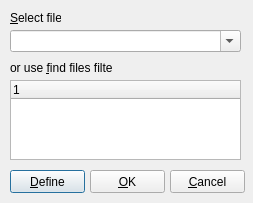
<ui version="4.0" >
 <class>qdSelectFiles</class>
 <widget class="QDialog" name="qdSelectFiles" >
  <property name="geometry" >
   <rect>
    <x>0</x>
    <y>0</y>
    <width>253</width>
    <height>203</height>
   </rect>
  </property>
  <property name="windowTitle" >
   <string>Dialog</string>
  </property>
  <widget class="QLabel" name="label" >
   <property name="geometry" >
    <rect>
     <x>10</x>
     <y>10</y>
     <width>51</width>
     <height>16</height>
    </rect>
   </property>
   <property name="text" >
    <string>&amp;Select files</string>
   </property>
   <property name="buddy" >
    <cstring>qcbFilter</cstring>
   </property>
  </widget>
  <widget class="QLabel" name="label_2" >
   <property name="geometry" >
    <rect>
     <x>10</x>
     <y>60</y>
     <width>102</width>
     <height>16</height>
    </rect>
   </property>
   <property name="text" >
    <string>or use &amp;find files filter:</string>
   </property>
   <property name="buddy" >
    <cstring>qtwFindSets</cstring>
   </property>
  </widget>
  <widget class="QPushButton" name="qpbDefine" >
   <property name="geometry" >
    <rect>
     <x>10</x>
     <y>170</y>
     <width>75</width>
     <height>23</height>
    </rect>
   </property>
   <property name="text" >
    <string>&amp;Define</string>
   </property>
  </widget>
  <widget class="QPushButton" name="qpbCancel" >
   <property name="geometry" >
    <rect>
     <x>170</x>
     <y>170</y>
     <width>75</width>
     <height>23</height>
    </rect>
   </property>
   <property name="text" >
    <string>&amp;Cancel</string>
   </property>
  </widget>
  <widget class="QComboBox" name="qcbFilter" >
   <property name="geometry" >
    <rect>
     <x>10</x>
     <y>30</y>
     <width>231</width>
     <height>22</height>
    </rect>
   </property>
   <property name="editable" >
    <bool>true</bool>
   </property>
  </widget>
  <widget class="QPushButton" name="qpbOK" >
   <property name="geometry" >
    <rect>
     <x>90</x>
     <y>170</y>
     <width>75</width>
     <height>23</height>
    </rect>
   </property>
   <property name="text" >
    <string>&amp;OK</string>
   </property>
  </widget>
  <widget class="QTreeWidget" name="qtwFindSets" >
   <property name="geometry" >
    <rect>
     <x>10</x>
     <y>80</y>
     <width>231</width>
     <height>80</height>
    </rect>
   </property>
   <property name="rootIsDecorated" >
    <bool>false</bool>
   </property>
  </widget>
 </widget>
 <resources/>
 <connections>
  <connection>
   <sender>qpbOK</sender>
   <signal>clicked(bool)</signal>
   <receiver>qdSelectFiles</receiver>
   <slot>accept()</slot>
   <hints>
    <hint type="sourcelabel" >
     <x>131</x>
     <y>211</y>
    </hint>
    <hint type="destinationlabel" >
     <x>130</x>
     <y>131</y>
    </hint>
   </hints>
  </connection>
  <connection>
   <sender>qpbCancel</sender>
   <signal>clicked(bool)</signal>
   <receiver>qdSelectFiles</receiver>
   <slot>reject()</slot>
   <hints>
    <hint type="sourcelabel" >
     <x>211</x>
     <y>211</y>
    </hint>
    <hint type="destinationlabel" >
     <x>130</x>
     <y>131</y>
    </hint>
   </hints>
  </connection>
 </connections>
</ui>
